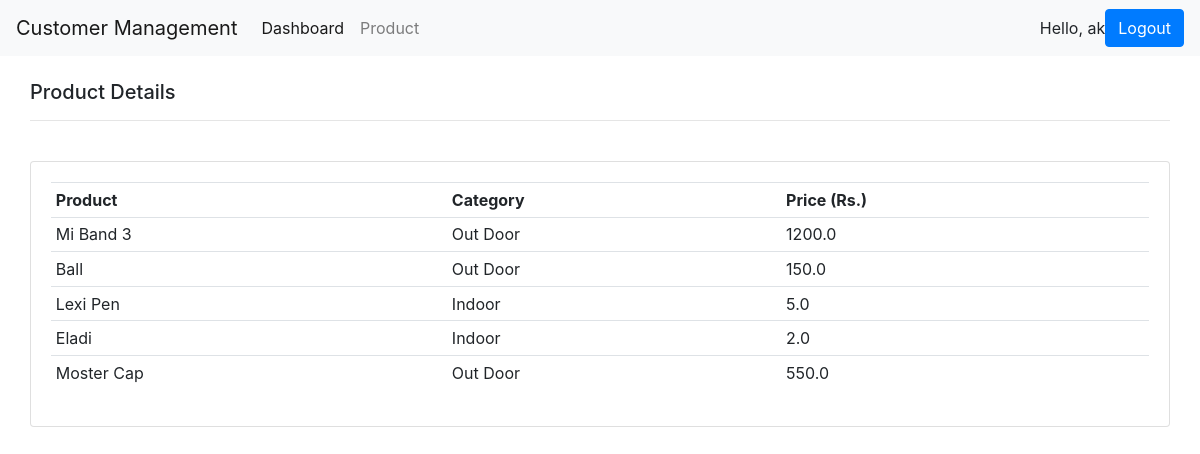
The app's page /cmr/product/ (signed in) with its own data.
### for_study_app1/models.py (models this page shows, shortened)
class Product(models.Model):
    CATEGORY=(
           ('Indoor','Indoor'),
           ('Out Door','Out Door'),
           )
    name=models.CharField(max_length=200,null=True)
    price=models.FloatField(null=True)
    category=models.CharField(max_length=200,null=True,choices=CATEGORY)
    description=models.CharField(max_length=200,null=True)
    created_date=models.DateTimeField(auto_now_add=True,null=True)
    tags=models.ManyToManyField(Tag)

### for_study_app1/decorators.py (the view)
        def wrapper_func(request,*args,**kwargs):
            group= None
            if request.user.groups.exists():
                group=request.user.groups.all()[0].name
            if group in allowed_roles:
                return view_func(request,*args,**kwargs)
            else:
                return HttpResponse("You are not authorized to view the page ! Please contact 9995175780")

### for_study_app1/views.py (called while the page is built)
@login_required(login_url='login')
@allowed_users(allowed_roles=['admin'])
def product_view(request):
    products=Product.objects.all()
    context={'products':products}
    return render(request,'product.html',context)

### for_study_app1/templates/product.html
{%extends 'Base.html'%}
{%block content%}
<br>
<div class="col-md">
  <h5>Product Details</h5>
  <hr>
  <br>
  <div class="card card-body">
    <table class="table table-sm">
      <tr>
        <th>Product</th>
        <th>Category</th>
        <th>Price (Rs.)</th>
      </tr>
      {%for product in products%}
      <tr>
        <td>{{product.name}}</td>
        <td>{{product.category}}</td>
        <td>{{product.price}}</td>
      </tr>
      {%endfor%}
    </table>
  </div>
</div>
{%endblock%}

### for_study_app1/templates/navbar.html (shortened to what this page needs)
<nav class="navbar navbar-expand-lg navbar-light bg-light">
<a class="navbar-brand" href="{%url 'dashboard'%}">Customer Management</a>
<div class="collapse navbar-collapse" id="navbarNav">
<ul class="navbar-nav">
  {%if request.user.is_staff%}
  <li class="nav-item active">
    <a class="nav-link" href="{%url 'dashboard'%}">Dashboard <span class="sr-only">(current)</span></a>
  </li>
  <li class="nav-item">
    <a class="nav-link" href="{%url 'product'%}">Product</a>
  </li>
  {%else%}
  <li class="nav-item">
    <a class="nav-link" href="{%url 'account'%}">Settings</a>
  </li>
  {%endif%}
</ul>
</div>
<span>Hello,  {{request.user}}</span>
<span><a class='btn btn-primary' href="{%url 'logout'%}">Logout</a></span>
</nav>

### records on screen
Product: name "Mi Band 3", category "Out Door", price "1200.0"
Product: name "Ball", category "Out Door", price "150.0"
Product: name "Lexi Pen", category "Indoor", price "5.0"
Product: name "Eladi", category "Indoor", price "2.0"
Product: name "Moster Cap", category "Out Door", price "550.0"

### other values on screen
{{ request.user }} "ak"
